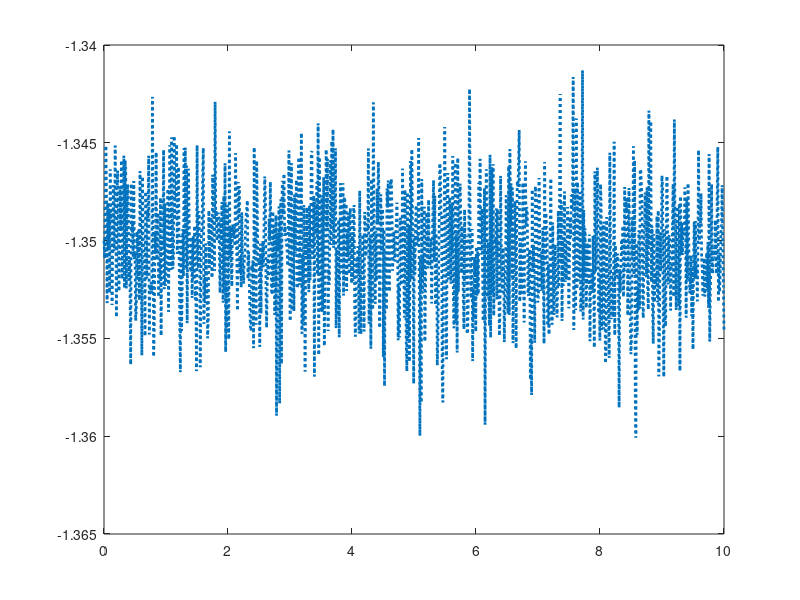

This chart was generated by the following MATLAB code: (Note: this script raises an error after producing the figure.)
clear all;
rho = 1.225;
S = 1;
m = 4.5;
Cd = 0.6;
pitch = deg2rad(10);
phi = deg2rad(0);
V0 = -1.35;
g = 9.81;

A = -rho*S*Cd*norm(V0)/(2*m);
B = [-1/m -1/m -1/m (cos(pitch)*cos(phi))];
H = 1;
x0 = 0;

% simulation
ddt = 0.01; end_time = 10;
t_ = linspace(0,end_time,end_time/ddt);
x_ = zeros(1, length(t_)); x_(1) = V0;
z_ = zeros(1, length(t_)); z_(1) = V0;
u_ = zeros(4,length(t_));
A_ = zeros(1, length(t_));
x_validate = x_;

% generate the data
for i=2:length(t_)
    A = -rho*S*Cd*norm(x_(:,i-1))/(2*m);
    A_(i) = A;
    u_(:,i-1) = [m*g/3; m*g/3; m*g/3; g];
    xdot = A*x_(:,i-1) + B*u_(:,i-1);
    x_(:,i) = x_(:,i-1) + xdot*ddt;
    z_(:,i) = x_(:,i) + 0.003*randn(1);
end

fig = figure('visible','on');
plot(t_,z_,'linewidth',2,':');
hold on

%% output error method
theta_true = [A x_(1)]; % true theta
theta0 = theta_true + 0.7;
[theta_oem,cost_oem] = output_error(theta0,u_(:,800:1000),0.01,z_(800:1000));
theta_oem
theta_true

x_validate(1) = theta_oem(2);
A_validate = theta_oem(1);

%x_validate(1) = theta_true(2);
%A_validate = theta_true(1)
for i=2:length(t_)
    xdot = state_dynamics(x_validate(:,i-1),u_(:,i-1),theta_oem);
    x_validate(:,i) = x_validate(:,i-1) + xdot*ddt;
end

plot(t_,x_validate,'linewidth',2,'k-');
legend('training','validation');
%axis([0 end_time -2 0])

figure()
plot(t_,A_);
legend('A');

drag = Cd
drag_estimate = A_validate*2*m/(-rho*S*norm(V0))
